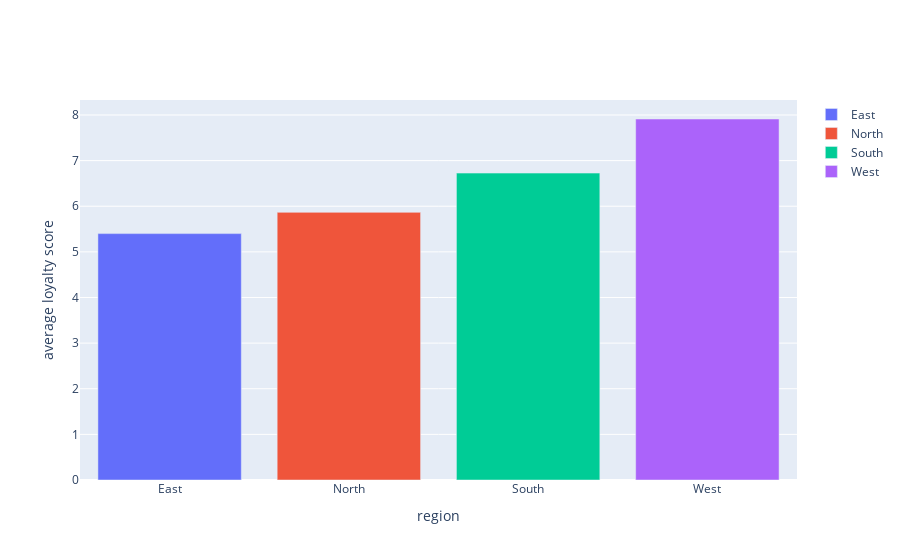

The notebook cell saved with this chart:
### Markdown cell above
1. Постройте диаграмму которая отражает средний уровень лояльности во всех регионах

### Code cell
average_loyalty_score_by_region = df.groupby('region').agg({'loyalty_score' : np.average})
average_loyalty_score_by_region
fig = go.Figure()
for index, row in average_loyalty_score_by_region.iterrows():
    fig.add_trace(
        go.Bar(x=[row.name], y=[row['loyalty_score']], name=row.name)
    )
fig.update_xaxes(title_text='region')
fig.update_yaxes(title_text='average loyalty score')
fig.show()

### Figure 1 — Plotly figure (JSON) as saved in the notebook; plotly's stock layout.template omitted (floating-point values rounded to 4 significant figures)
{"data": [{"name": "East", "type": "bar", "x": ["East"], "y": [5.4]}, {"name": "North", "type": "bar", "x": ["North"], "y": [5.865]}, {"name": "South", "type": "bar", "x": ["South"], "y": [6.726]}, {"name": "West", "type": "bar", "x": ["West"], "y": [7.912]}], "layout": {"xaxis": {"title": {"text": "region"}}, "yaxis": {"title": {"text": "average loyalty score"}}}}
